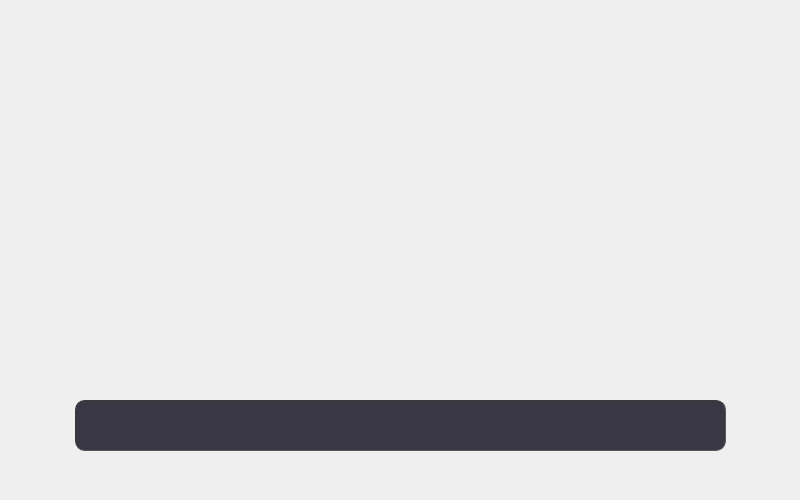
<?xml version="1.0" encoding="UTF-8"?>
<ui version="4.0">
 <class>Form</class>
 <widget class="QWidget" name="Form">
  <property name="geometry">
   <rect>
    <x>0</x>
    <y>0</y>
    <width>800</width>
    <height>500</height>
   </rect>
  </property>
  <property name="sizePolicy">
   <sizepolicy hsizetype="Fixed" vsizetype="Fixed">
    <horstretch>0</horstretch>
    <verstretch>0</verstretch>
   </sizepolicy>
  </property>
  <property name="minimumSize">
   <size>
    <width>800</width>
    <height>500</height>
   </size>
  </property>
  <property name="maximumSize">
   <size>
    <width>800</width>
    <height>500</height>
   </size>
  </property>
  <property name="windowTitle">
   <string>Form</string>
  </property>
  <widget class="QProgressBar" name="progressBar">
   <property name="geometry">
    <rect>
     <x>75</x>
     <y>400</y>
     <width>651</width>
     <height>51</height>
    </rect>
   </property>
   <property name="font">
    <font>
     <family>Segoe UI Variable Small Semibol</family>
     <pointsize>18</pointsize>
     <weight>75</weight>
     <bold>true</bold>
    </font>
   </property>
   <property name="styleSheet">
    <string notr="true">QProgressBar {
	text-align: center;
	color: rgb(240, 240, 240);
	border-width: 1px; 
	border-radius: 10px;
	border-radius: 10px;
	border-color: rgb(58, 58, 58);
	border-style: inset;
	background-color:#393743;
}
QProgressBar::chunk {
	background-color: #0d4e87;
	border-radius: 5px;
}</string>
   </property>
   <property name="maximum">
    <number>100</number>
   </property>
   <property name="value">
    <number>0</number>
   </property>
   <property name="alignment">
    <set>Qt::AlignCenter</set>
   </property>
   <property name="textVisible">
    <bool>true</bool>
   </property>
   <property name="format">
    <string/>
   </property>
  </widget>
  <widget class="QLabel" name="info_label">
   <property name="geometry">
    <rect>
     <x>125</x>
     <y>400</y>
     <width>551</width>
     <height>51</height>
    </rect>
   </property>
   <property name="font">
    <font>
     <family>Segoe UI Variable Small Semibol</family>
     <pointsize>18</pointsize>
     <weight>75</weight>
     <bold>true</bold>
    </font>
   </property>
   <property name="styleSheet">
    <string notr="true">color: rgb(240, 240, 240);</string>
   </property>
   <property name="text">
    <string/>
   </property>
   <property name="alignment">
    <set>Qt::AlignCenter</set>
   </property>
   <property name="textInteractionFlags">
    <set>Qt::NoTextInteraction</set>
   </property>
  </widget>
 </widget>
 <resources/>
 <connections/>
</ui>
